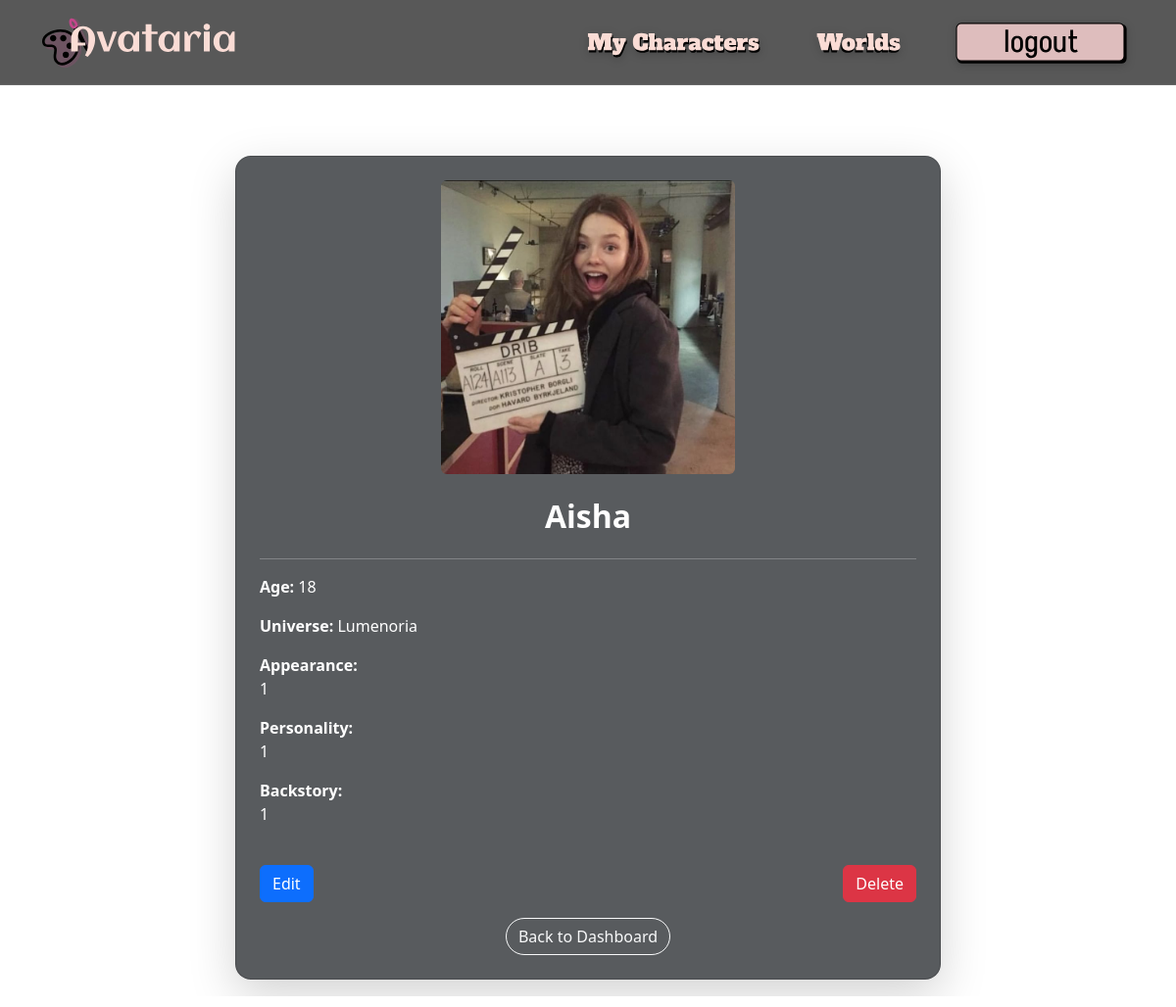
The app's page /character/5 (signed in) with its own data.
### models.py (models this page shows)
class Character(db.Model):
    id = db.Column(db.Integer, primary_key=True)
    name = db.Column(db.String(150), nullable=False)
    age = db.Column(db.Integer, nullable=False)
    appearance = db.Column(db.Text, nullable=False)
    personality = db.Column(db.Text, nullable=False)
    backstory = db.Column(db.Text, nullable=False)
    image_filename = db.Column(db.String(300))  # Path to uploaded image
    universe_id = db.Column(db.Integer, db.ForeignKey('universe.id'), nullable=False)
    user_id = db.Column(db.Integer, db.ForeignKey('user.id'), nullable=False)

class Universe(db.Model):
    id = db.Column(db.Integer, primary_key=True)
    name = db.Column(db.String(150), unique=True, nullable=False)
    alignment = db.Column(db.String(10), nullable=False, default="neutral")  # e.g., good, evil, neutral
    description = db.Column(db.Text, nullable=True)
    image_filename = db.Column(db.String(255), nullable=True)  # Optional image
    characters = db.relationship('Character', backref='universe', lazy=True)

### characters/routes.py (the view)
@characters_bp.route('/character/<int:char_id>')
def view_character(char_id):
    character = Character.query.get_or_404(char_id)
    if character.user_id != session.get('user_id'):
        flash('Access denied.', 'danger')
        return redirect(url_for('characters.dashboard'))
    return render_template('view_character.html', character=character)

### app.py (called while the page is built)
@app.before_request
def make_session_permanent():
    session.permanent = True
    app.permanent_session_lifetime = timedelta(minutes=30)

### templates/view_character.html (shortened to what this page needs)
{% extends 'base.html' %}
{% block content %}
<div class="container py-5 text-white">
    <div class="row justify-content-center">
        <div class="col-md-8">
            <div class="card bg-dark bg-opacity-75 p-4 rounded-4 shadow-lg text-white">
                <div class="text-center mb-4">
                    {% if character.image_filename %}
                        <img src="{{ url_for('static', filename='uploads/' ~ character.image_filename) }}"
                             alt="{{ character.name }}" class="img-fluid rounded" style="max-height: 300px;">
                    {% else %}
                        <i class="fas fa-user-circle fa-7x text-secondary"></i>
                    {% endif %}
                </div>
                <h2 class="text-center fw-bold">{{ character.name }}</h2>
                <hr class="bg-light">
                <p><strong>Age:</strong> {{ character.age }}</p>
                <p><strong>Universe:</strong> {{ character.universe.name }}</p>
                <p><strong>Appearance:</strong><br>{{ character.appearance }}</p>
                <p><strong>Personality:</strong><br>{{ character.personality }}</p>
                <p><strong>Backstory:</strong><br>{{ character.backstory }}</p>
                <div class="mt-4 d-flex justify-content-between">
                    <a href="{{ url_for('characters.edit_character', char_id=character.id) }}" class="btn btn-primary">
                        Edit
                    </a>
                    <form action="{{ url_for('characters.delete_character', char_id=character.id) }}" method="POST">
                        <button type="submit" class="btn btn-danger">Delete</button>
                    </form>
                </div>
                <div class="mt-3 text-center">
                    <a href="{{ url_for('characters.dashboard') }}" class="btn btn-outline-light rounded-pill">
                            Back to Dashboard
                    </a>
                </div>
            </div>
        </div>
    </div>
</div>
{% endblock %}

### records on screen
Character: image_filename (picture), name "Aisha", age "18", appearance "1", personality "1", backstory "1"
Universe: universe.name "Lumenoria"
